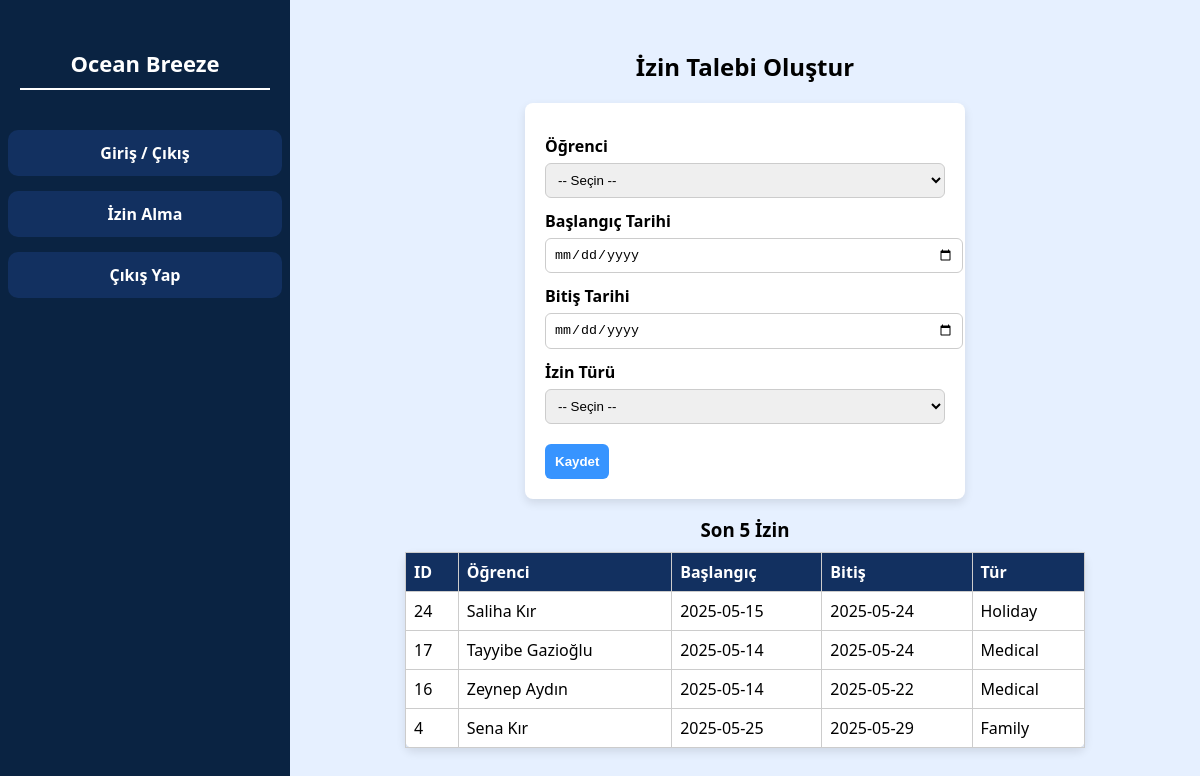
Page /permission/permission_create.php (signed in) on the committed database.
### tables this page shows
CREATE TABLE `permissions` (
  `permission_id` int(11) NOT NULL,
  `student_id` int(11) NOT NULL,
  `start_date` date NOT NULL,
  `end_date` date NOT NULL,
  `permissions_type` enum('Weekend','Holiday','Medical','Family','Another') DEFAULT NULL
);

### permission/permission_create.php (the view, shortened to what this page needs)
<?php
require_once "../config/db.php";
$recentPending = $pdo->query("
    SELECT
      permission_id,
      student_name,
      start_date,
      end_date,
      permissions_type
    FROM view_pending_permissions
")->fetchAll();
?>
<!DOCTYPE html>
<html lang="tr">
<head>
  <link rel="stylesheet" href="../assets/css/sidebar.css">
</head>
<body>
<?php include "../includes/sidebar.php"; ?>
<div class="main">
    <h2>İzin Talebi Oluştur</h2>
    <form method="post">
        <label for="student_id">Öğrenci</label>
        <select name="student_id" required>
            <option value="">-- Seçin --</option>
        </select>
        <label for="start_date">Başlangıç Tarihi</label>
        <input type="date" name="start_date" required>
        <label for="end_date">Bitiş Tarihi</label>
        <input type="date" name="end_date" required>
        <label for="permissions_type">İzin Türü</label>
        <select name="permissions_type" required>
            <option value="">-- Seçin --</option>
        </select>
        <button type="submit">Kaydet</button>
    </form>
    <h3>Son 5 İzin</h3>
    <table>
        <thead>
            <tr>
                <th>ID</th>
                <th>Öğrenci</th>
                <th>Başlangıç</th>
                <th>Bitiş</th>
                <th>Tür</th>
            </tr>
        </thead>
        <tbody>
        <?php foreach ($recentPending as $perm): ?>
            <tr>
                <td><?= $perm['permission_id'] ?></td>
                <td><?= htmlspecialchars($perm['student_name']) ?></td>
                <td><?= htmlspecialchars($perm['start_date']) ?></td>
                <td><?= htmlspecialchars($perm['end_date']) ?></td>
                <td><?= htmlspecialchars($perm['permissions_type']) ?></td>
            </tr>
        <?php endforeach; ?>
        </tbody>
    </table>
</div>
</body>
</html>

### permission/permission_create.php (style rules this page uses)
body { display: flex; font-family: 'Segoe UI', sans-serif; background: #e6f0ff; min-height: 100vh; margin: 0; padding: 0; }
.main { flex: 1; padding: 30px; }
h2 { text-align: center; margin-bottom: 20px; }
h3 { text-align: center; margin-bottom: 10px; }
form { max-width: 400px; margin: 0 auto; background: white; padding: 20px; border-radius: 8px; box-shadow: 0 4px 10px rgba(0,0,0,0.1); }
label { display: block; margin-top: 12px; font-weight: bold; }
input, select { width: 100%; padding: 8px; margin-top: 6px; border-radius: 6px; border: 1px solid #ccc; }
button { margin-top: 20px; padding: 10px; background-color: #3794ff; color: white; border: none; border-radius: 6px; cursor: pointer; font-weight: bold; }
table { width: 80%; border-collapse: collapse; margin-top: 30px; margin: 0 auto; background: white; padding: 20px; border-radius: 8px; box-shadow: 0 4px 10px rgba(0,0,0,0.1); }
th, td { border: 1px solid #ccc; padding: 8px; text-align: left; }
th { background-color: #123060; color: white; }

### rows in the picture
permissions: permission_id "24", student_name "Saliha Kır", start_date "2025-05-15", end_date "2025-05-24", permissions_type "Holiday"
permissions: permission_id "17", student_name "Tayyibe Gazioğlu", start_date "2025-05-14", end_date "2025-05-24", permissions_type "Medical"
permissions: permission_id "16", student_name "Zeynep Aydın", start_date "2025-05-14", end_date "2025-05-22", permissions_type "Medical"
permissions: permission_id "4", student_name "Sena Kır", start_date "2025-05-25", end_date "2025-05-29", permissions_type "Family"
